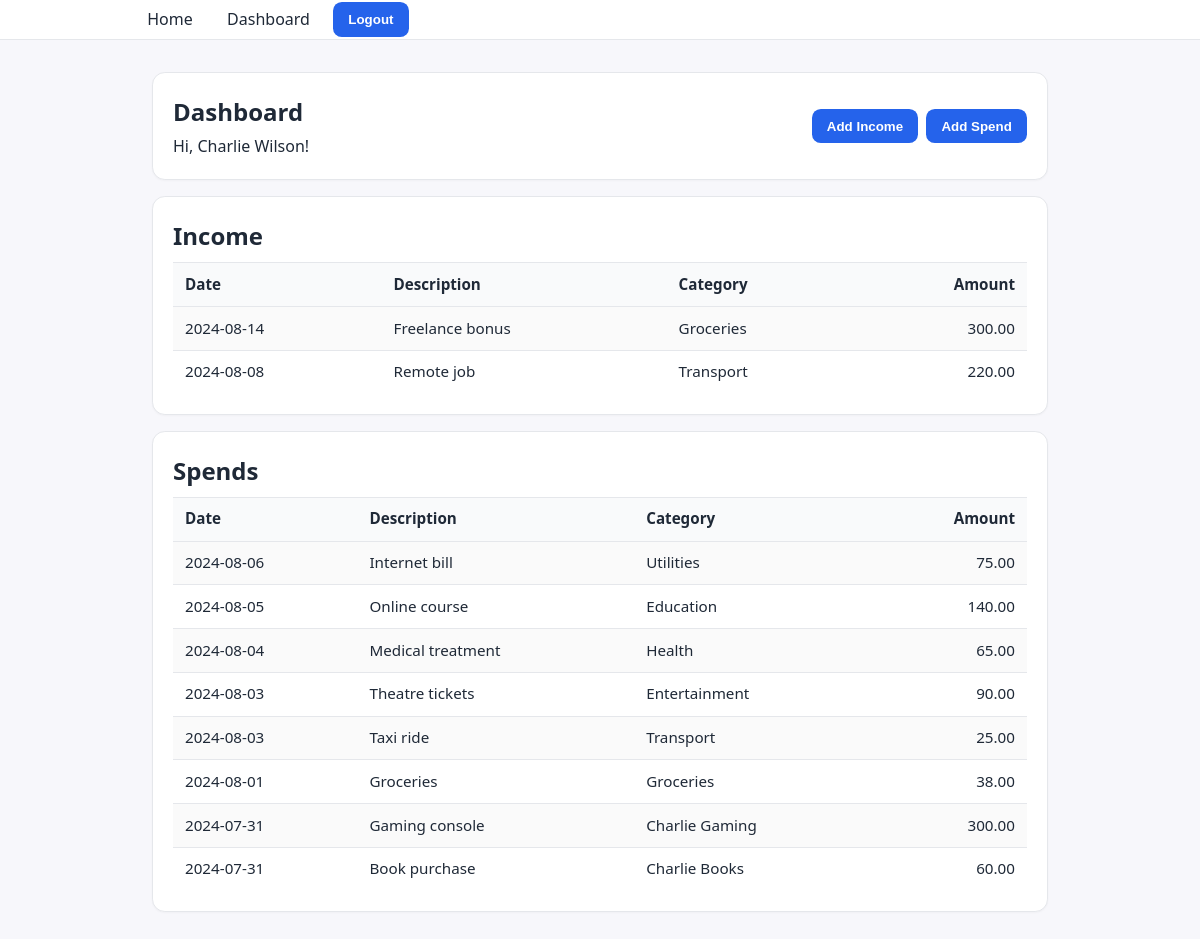
The page /dashboard (signed in) on the database as committed earlier.
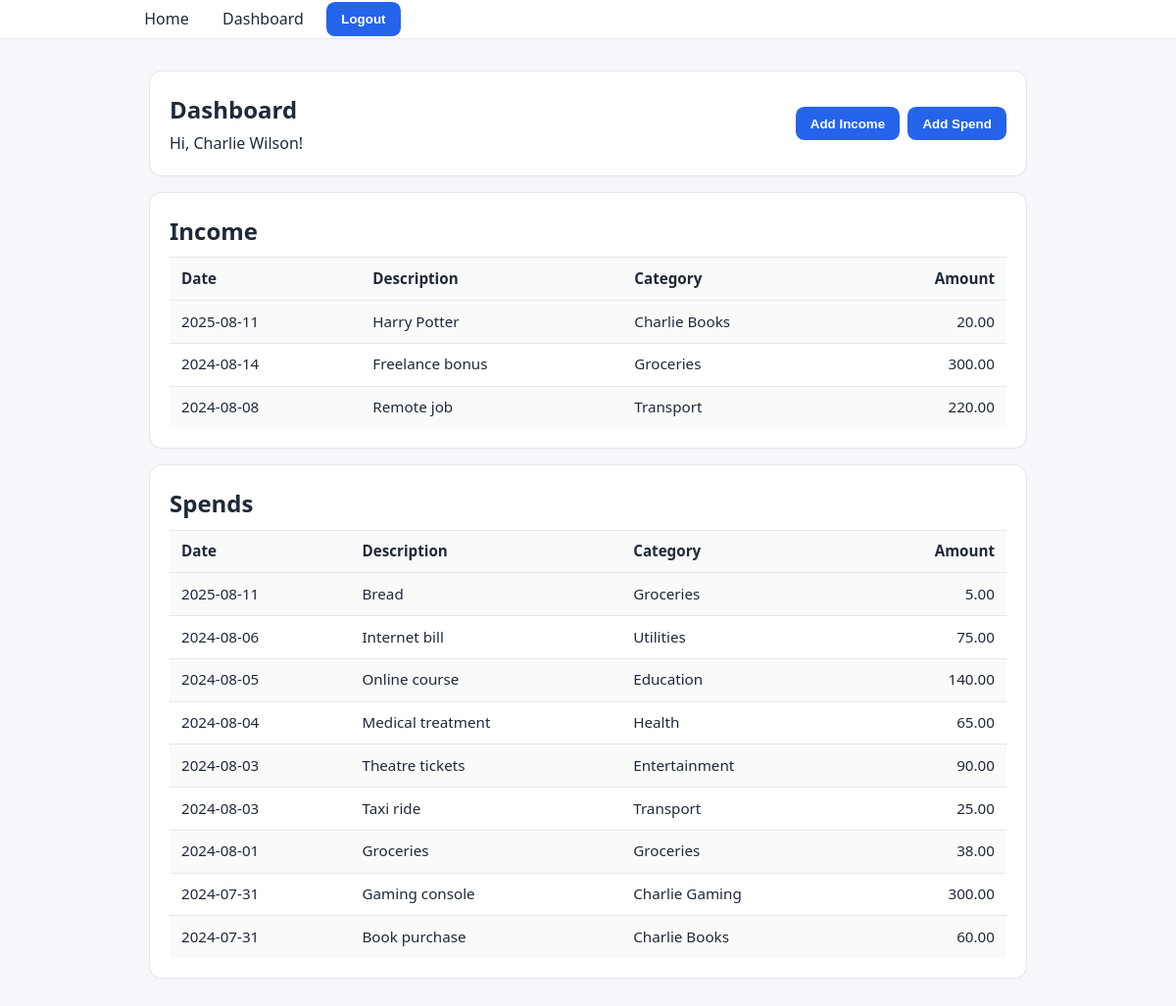
The same page on the database as committed later.
### main.py (models this page shows)
class UserTransaction(db.Model):
    __tablename__ = "user_transactions"
    id          = db.Column(db.Integer, primary_key=True)
    amount      = db.Column(db.Float,   nullable=False)
    description = db.Column(db.String,  nullable=True)
    category_id = db.Column(db.Integer, ForeignKey("categories.id"), nullable=True)
    date        = db.Column(db.Integer, nullable=False)  # epoch ms
    owner_id    = db.Column(db.Integer, ForeignKey("users.id"), nullable=False)
    type        = db.Column(db.String,  nullable=False)  # 'income' | 'spend'
    category = relationship("Category", back_populates="transactions")
    owner    = relationship("User", back_populates="transactions")

class Category(db.Model):
    __tablename__ = "categories"
    id       = db.Column(db.Integer, primary_key=True)
    name     = db.Column(db.String, nullable=False)
    owner_id = db.Column(db.Integer, ForeignKey("users.id"), nullable=False)
    owner = relationship("User", back_populates="categories")
    transactions = relationship("UserTransaction", back_populates="category")

### main.py (the view)
@app.route("/dashboard")
def dashboard():
    uid = g.user["id"]
    categories = (
        Category.query
        .filter(Category.owner_id.in_([1, uid]))
        .order_by(case((Category.owner_id == 1, 0), else_=1), Category.name)
        .all()
    )
    incomes = (
        UserTransaction.query
        .filter_by(owner_id=uid, type="income")
        .order_by(UserTransaction.date.desc())
        .all()
    )
    spends = (
        UserTransaction.query
        .filter_by(owner_id=uid, type="spend")
        .order_by(UserTransaction.date.desc())
        .all()
    )
    return render_template(
        "dashboard.html",
        title="Dashboard",
        name=g.user["name"],
        surname=g.user["surname"],
        categories=categories,
        incomes=incomes,
        spends=spends,
    )

### main.py (called while the page is built)
@app.before_request
def auth_gate():
    g.user = session.get("user")
    allow_anon = {
        "get_index",
        "get_login",
        "auth_user",
        "register",
        "register_user",
        "static",
    }
    if g.user is None and (req.endpoint not in allow_anon):
        return redirect(url_for("get_index"))

@app.template_filter("fmtdate")
def fmtdate(value, tz="local"):
    if value in (None, "", "0"):
        return ""
    try:
        v = int(value)
    except (TypeError, ValueError):
        return str(value)
    if v > 10**12:
        v = v / 1000.0
    dt = datetime.fromtimestamp(v) if tz == "local" else datetime.utcfromtimestamp(v)
    return dt.strftime("%Y-%m-%d")

### templates/dashboard.html
{% extends "base.html" %}
{% block content %}
<div class="card" style="display:flex;justify-content:space-between;align-items:center;">
  <div>
    <h1 style="margin:0;">Dashboard</h1>
    <p style="margin:.25rem 0 0;">Hi, {{ name }} {{ surname }}!</p>
  </div>
  <div style="display:flex; gap:.5rem;">
    <form method="get" action="{{ url_for('get_income') }}">
      <button type="submit">Add Income</button>
    </form>
    <form method="get" action="{{ url_for('get_spend') }}">
      <button type="submit">Add Spend</button>
    </form>
  </div>
</div>
<div class="card" style="margin-top:1rem;">
  <h2 style="margin:0 0 .5rem;">Income</h2>
  <div class="table-wrap">
    <table class="table">
      <thead>
        <tr>
          <th>Date</th>
          <th>Description</th>
          <th>Category</th>
          <th style="text-align:right;">Amount</th>
        </tr>
      </thead>
      <tbody>
        {% if incomes and incomes|length %}
          {% for t in incomes %}
          <tr>
            <td>{{ t.date|fmtdate }}</td>
            <td>{{ t.description or '' }}</td>
            <td>{{ t.category.name if t.category else '-' }}</td>
            <td style="text-align:right;">{{ '%.2f'|format(t.amount or 0) }}</td>
          </tr>
          {% endfor %}
        {% else %}
          <tr><td colspan="4" class="muted" style="text-align:center;">No income data</td></tr>
        {% endif %}
      </tbody>
    </table>
  </div>
</div>
<div class="card" style="margin-top:1rem;">
  <h2 style="margin:0 0 .5rem;">Spends</h2>
  <div class="table-wrap">
    <table class="table">
      <thead>
        <tr>
          <th>Date</th>
          <th>Description</th>
          <th>Category</th>
          <th style="text-align:right;">Amount</th>
        </tr>
      </thead>
      <tbody>
        {% if spends and spends|length %}
          {% for t in spends %}
          <tr>
            <td>{{ t.date|fmtdate }}</td>
            <td>{{ t.description or '' }}</td>
            <td>{{ t.category.name if t.category else '-' }}</td>
            <td style="text-align:right;">{{ '%.2f'|format(t.amount or 0) }}</td>
          </tr>
          {% endfor %}
        {% else %}
          <tr><td colspan="4" class="muted" style="text-align:center;">No spend data</td></tr>
        {% endif %}
      </tbody>
    </table>
  </div>
</div>
{% endblock %}

Rows that differ between the two databases and show on the page:
added UserTransaction: date|fmtdate "2025-08-11", description "Harry Potter", category "Charlie Books", amount "20.00", shown under "Income"
added UserTransaction: date|fmtdate "2025-08-11", description "Bread", category "Groceries", amount "5.00", shown under "Spends"
